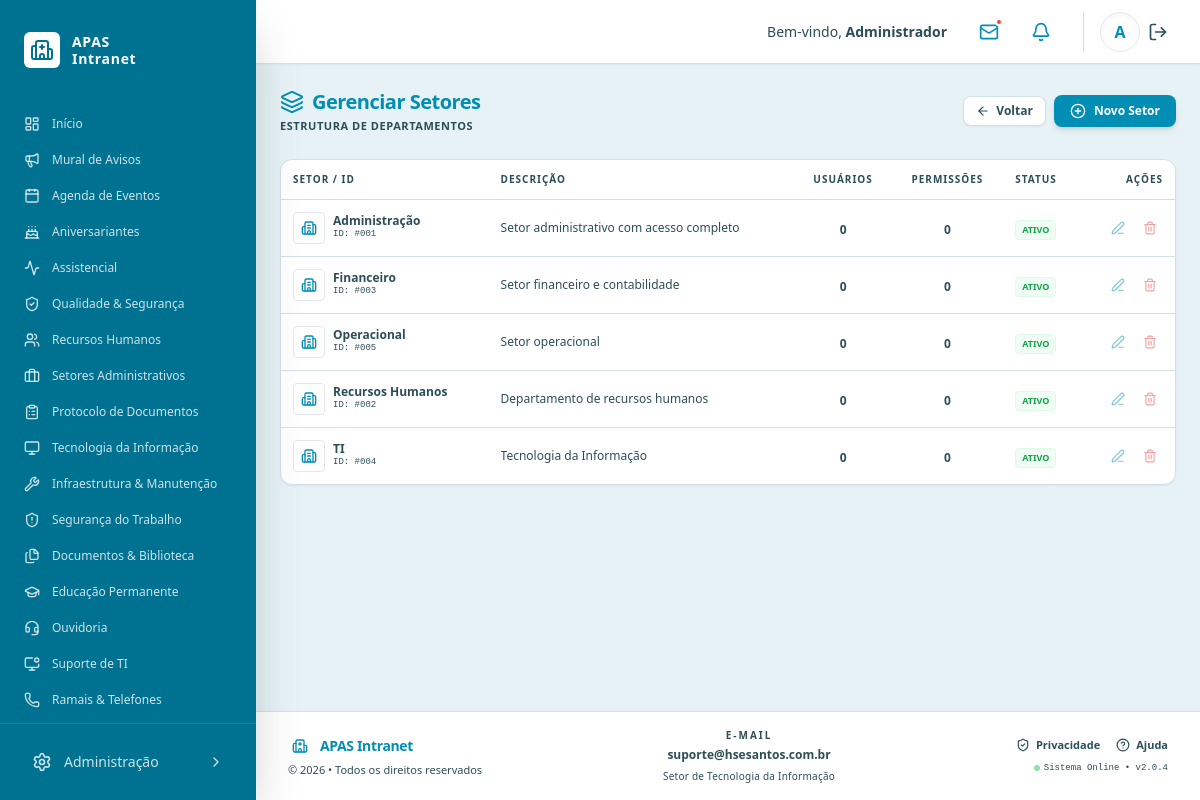
The page /admin/setores.php (signed in) on the database its author committed.
### tables this page shows
CREATE TABLE IF NOT EXISTS setores (
    id INT AUTO_INCREMENT PRIMARY KEY,
    nome VARCHAR(100) NOT NULL,
    descricao TEXT,
    ativo TINYINT(1) DEFAULT 1,
    created_at TIMESTAMP DEFAULT CURRENT_TIMESTAMP,
    updated_at TIMESTAMP DEFAULT CURRENT_TIMESTAMP ON UPDATE CURRENT_TIMESTAMP
);

### functions.php (called while the page is built, shortened)
<?php
function isAdmin() {
    return isset($_SESSION['is_admin']) && $_SESSION['is_admin'] == 1;
}
function isRHAdmin() {
    return isAdmin() || (isset($_SESSION['setor_id']) && $_SESSION['setor_id'] == 2);
}
?>

### admin/setores.php (the view, shortened to what this page needs)
<?php
require_once '../config.php';
require_once '../functions.php';
$setores = $conn->query("
    SELECT s.*,
    (SELECT COUNT(*) FROM usuarios WHERE setor_id = s.id) as total_usuarios,
    (SELECT COUNT(*) FROM permissoes WHERE setor_id = s.id) as total_permissoes
    FROM setores s
    ORDER BY s.nome
");
?>
<!DOCTYPE html>
<html lang="pt-BR">
<head>
    <?php include '../tailwind_setup.php'; ?>
</head>
<body class="bg-background text-text font-sans selection:bg-primary/20">
    <?php include '../header.php'; ?>
    <div class="p-6 w-full max-w-6xl mx-auto flex-grow">
        <div class="flex flex-col md:flex-row justify-between items-start md:items-center mb-6 gap-4">
            <div>
                <h1 class="text-xl font-bold text-primary flex items-center gap-2 tracking-tight">
                    <i data-lucide="layers" class="w-6 h-6"></i>
                    Gerenciar Setores
                </h1>
                <p class="text-text-secondary text-[11px] mt-0.5 uppercase tracking-wider font-semibold">Estrutura de Departamentos</p>
            </div>
            <div class="flex items-center gap-2">
                <a href="index.php" class="px-3 py-1.5 bg-white border border-border text-text-secondary hover:text-text rounded-lg text-xs font-bold transition-all flex items-center gap-1.5 shadow-sm">
                    <i data-lucide="arrow-left" class="w-3.5 h-3.5"></i>
                    Voltar
                </a>
                <button onclick="abrirModal('criar')" class="bg-primary hover:bg-primary-hover text-white px-4 py-2 rounded-lg text-xs font-bold shadow-md transition-all flex items-center gap-2 active:scale-95">
                    <i data-lucide="plus-circle" class="w-4 h-4"></i>
                    Novo Setor
                </button>
            </div>
        </div>
        <div class="bg-white rounded-xl shadow-sm border border-border overflow-hidden">
            <div class="overflow-x-auto">
                <table class="w-full text-left border-collapse">
                    <thead>
                        <tr class="bg-background/50 border-b border-border">
                            <th class="p-3 text-[10px] font-black text-text-secondary uppercase tracking-widest">Setor / ID</th>
                            <th class="p-3 text-[10px] font-black text-text-secondary uppercase tracking-widest">Descrição</th>
                            <th class="p-3 text-[10px] font-black text-text-secondary uppercase tracking-widest text-center">Usuários</th>
                            <th class="p-3 text-[10px] font-black text-text-secondary uppercase tracking-widest text-center">Permissões</th>
                            <th class="p-3 text-[10px] font-black text-text-secondary uppercase tracking-widest">Status</th>
                            <th class="p-3 text-[10px] font-black text-text-secondary uppercase tracking-widest text-right">Ações</th>
                        </tr>
                    </thead>
                    <tbody class="divide-y divide-border">
                        <?php while ($setor = $setores->fetch_assoc()): ?>
                        <tr class="hover:bg-background/30 transition-colors group">
                            <td class="p-3">
                                <div class="flex items-center gap-2">
                                    <div class="w-8 h-8 rounded bg-primary/10 flex items-center justify-center text-primary border border-primary/20">
                                        <i data-lucide="building-2" class="w-4 h-4"></i>
                                    </div>
                                    <div>
                                        <p class="text-xs font-bold text-text leading-tight"><?php echo $setor['nome']; ?></p>
                                        <p class="text-[9px] text-text-secondary font-mono">ID: #<?php echo str_pad($setor['id'], 3, '0', STR_PAD_LEFT); ?></p>
                                    </div>
                                </div>
                            </td>
                            <td class="p-3">
                                <p class="text-xs text-text max-w-xs truncate" title="<?php echo $setor['descricao']; ?>">
                                    <?php echo $setor['descricao'] ? $setor['descricao'] : '<span class="text-text-secondary italic">Sem descrição</span>'; ?>
                                </p>
                            </td>
                            <td class="p-3 text-center">
                                <span class="text-xs font-bold text-text"><?php echo $setor['total_usuarios']; ?></span>
                            </td>
                            <td class="p-3 text-center">
                                <span class="text-xs font-bold text-text"><?php echo $setor['total_permissoes']; ?></span>
                            </td>
                            <td class="p-3">
                                <?php if ($setor['ativo']): ?>
                                    <span class="inline-flex items-center px-1.5 py-0.5 rounded text-[9px] font-black uppercase bg-green-50 text-green-600 border border-green-100">
                                        Ativo
                                    </span>
                                <?php else: ?>
                                    <span class="inline-flex items-center px-1.5 py-0.5 rounded text-[9px] font-black uppercase bg-red-50 text-red-600 border border-red-100">
                                        Inativo
                                    </span>
                                <?php endif; ?>
                            </td>
                            <td class="p-3 text-right">
                                <div class="flex justify-end gap-1.5 opacity-50 group-hover:opacity-100 transition-opacity">
                                    <button onclick='editarSetor(<?php echo json_encode($setor); ?>)' class="p-1.5 text-primary hover:bg-primary/10 rounded transition-all" title="Editar">
                                        <i data-lucide="edit-3" class="w-3.5 h-3.5"></i>
                                    </button>
                                    <button onclick="excluirSetor(<?php echo $setor['id']; ?>, '<?php echo $setor['nome']; ?>')" class="p-1.5 text-red-500 hover:bg-red-50 rounded transition-all" title="Excluir">
                                        <i data-lucide="trash-2" class="w-3.5 h-3.5"></i>
                                    </button>
                                </div>
                            </td>
                        </tr>
                        <?php endwhile; ?>
                    </tbody>
                </table>
            </div>
        </div>
    </div>
    <?php include '../footer.php'; ?>
    </div>
</body>
</html>

### tailwind_setup.php (shortened to what this page needs)
<script src="https://cdn.tailwindcss.com?plugins=typography,aspect-ratio"></script>

### sidebar.php
<?php
$in_admin = strpos($_SERVER['PHP_SELF'], '/admin/') !== false;
$root_path = $in_admin ? '../' : '';
$current_page = basename($_SERVER['PHP_SELF']);
?>
<aside class="fixed top-0 left-0 h-screen w-64 bg-sidebar text-white z-50 flex flex-col shadow-2xl transition-all duration-300 overflow-hidden">
    <div class="p-6 pt-8 mb-4 flex-shrink-0">
        <a href="<?php echo $root_path; ?>dashboard.php" class="flex items-center gap-3">
            <div class="bg-white rounded-md p-1.5 flex items-center justify-center">
                <i data-lucide="hospital" class="w-6 h-6 text-sidebar"></i>
            </div>
            <div class="flex flex-col">
                <span class="text-sm font-bold tracking-wider leading-tight">APAS <br>Intranet</span>
            </div>
        </a>
    </div>
    <nav class="flex-grow px-2 space-y-1 overflow-y-auto no-scrollbar min-h-0">
        <?php
        $menu_items = [
            ['icon' => 'layout-dashboard', 'label' => 'Início', 'link' => $root_path . 'dashboard.php'],
            ['icon' => 'megaphone', 'label' => 'Mural de Avisos', 'link' => $root_path . 'mural.php'],
            ['icon' => 'calendar', 'label' => 'Agenda de Eventos', 'link' => $root_path . 'agenda.php'],
            ['icon' => 'cake', 'label' => 'Aniversariantes', 'link' => $root_path . 'aniversariantes.php'],
            ['icon' => 'activity', 'label' => 'Assistencial', 'link' => '#'],
            ['icon' => 'shield-check', 'label' => 'Qualidade & Segurança', 'link' => '#'],
            ['icon' => 'users', 'label' => 'Recursos Humanos', 'link' => $root_path . 'rh.php'],
            ['icon' => 'briefcase', 'label' => 'Setores Administrativos', 'link' => '#'],
            ['icon' => 'clipboard-list', 'label' => 'Protocolo de Documentos', 'link' => '#'],
            ['icon' => 'monitor', 'label' => 'Tecnologia da Informação', 'link' => '#'],
            ['icon' => 'wrench', 'label' => 'Infraestrutura & Manutenção', 'link' => $root_path . 'manutencao.php'],
            ['icon' => 'shield-alert', 'label' => 'Segurança do Trabalho', 'link' => '#'],
            ['icon' => 'files', 'label' => 'Documentos & Biblioteca', 'link' => $root_path . 'biblioteca.php'],
            ['icon' => 'graduation-cap', 'label' => 'Educação Permanente', 'link' => $root_path . 'educacao.php'],
            ['icon' => 'headset', 'label' => 'Ouvidoria', 'link' => '#'],
            ['icon' => 'monitor-dot', 'label' => 'Suporte de TI', 'link' => $root_path . 'suporte.php'],
            ['icon' => 'phone', 'label' => 'Ramais & Telefones', 'link' => $root_path . 'telefones.php'],
        ];
        foreach ($menu_items as $item) {
            $is_active = ($current_page == basename($item['link']));
            $active_class = $is_active
                ? 'bg-white/20 text-white font-semibold'
                : 'text-white/80 hover:bg-white/10 hover:text-white';
            echo "<a href=\"{$item['link']}\" class=\"flex items-center gap-3 px-4 py-2 rounded-md text-xs transition-all {$active_class}\">
                    <i data-lucide=\"{$item['icon']}\" class=\"w-4 h-4\"></i>
                    <span>{$item['label']}</span>
                  </a>";
        }
        ?>
    </nav>
    <?php if (isRHAdmin() || isEduAdmin()): ?>
    <div class="p-4 border-t border-white/10 mt-auto flex-shrink-0">
        <a href="<?php echo $in_admin ? 'index.php' : 'admin/index.php'; ?>"
           class="flex items-center justify-between gap-3 px-4 py-3 rounded-md text-sm text-white/80 hover:bg-white/10 hover:text-white transition-all">
            <div class="flex items-center gap-3">
                <i data-lucide="settings" class="w-5 h-5"></i>
                <span>Administração</span>
            </div>
            <i data-lucide="chevron-right" class="w-4 h-4"></i>
        </a>
    </div>
    <?php endif; ?>
</aside>

### header.php
<?php
$in_admin = strpos($_SERVER['PHP_SELF'], '/admin/') !== false;
$root_path = $in_admin ? '../' : '';
?>
<?php include $root_path . 'sidebar.php'; ?>
<header class="fixed top-0 left-64 right-0 bg-white border-b border-border shadow-sm z-40 h-16">
    <div class="flex items-center justify-end h-full px-8 gap-6">
        <div class="text-sm text-text-secondary hidden md:block">
            Bem-vindo, <span class="font-semibold text-text"><?php echo $_SESSION['usuario_nome']; ?></span>
        </div>
        <div class="flex items-center gap-4">
            <button class="relative p-2 text-text-secondary hover:text-primary transition-colors">
                <i data-lucide="mail" class="w-5 h-5 text-primary"></i>
                <span class="absolute top-1 right-1 w-2 h-2 bg-red-500 rounded-full border-2 border-white"></span>
            </button>
            <button class="relative p-2 text-text-secondary hover:text-primary transition-colors">
                <i data-lucide="bell" class="w-5 h-5 text-primary"></i>
            </button>
            <div class="flex items-center gap-2 ml-2 pl-4 border-l border-border">
                <div class="w-10 h-10 rounded-full bg-primary/10 flex items-center justify-center border border-primary/30 overflow-hidden shadow-inner font-bold text-primary">
                    <?php echo substr($_SESSION['usuario_nome'], 0, 1); ?>
                </div>
                <a href="<?php echo $root_path; ?>logout.php" class="text-text-secondary hover:text-red-500 transition-colors" title="Sair">
                    <i data-lucide="log-out" class="w-5 h-5"></i>
                </a>
            </div>
        </div>
    </div>
</header>
<div class="min-h-screen flex flex-col pl-64 pt-16 bg-background">

### footer.php
<footer class="bg-white border-t border-border mt-auto py-4">
    <div class="max-w-7xl mx-auto px-8">
        <div class="flex flex-col md:flex-row justify-between items-center gap-4">
            <div class="flex flex-col items-center md:items-start">
                <div class="flex items-center gap-2 mb-1">
                    <div class="w-6 h-6 bg-primary/10 rounded flex items-center justify-center text-primary">
                        <i data-lucide="hospital" class="w-4 h-4"></i>
                    </div>
                    <span class="text-sm font-black text-primary tracking-tight">APAS Intranet</span>
                </div>
                <p class="text-[11px] text-text-secondary font-medium">&copy; <?php echo date('Y'); ?> &bull; Todos os direitos reservados</p>
            </div>
            <div class="flex flex-col items-center">
                <div class="flex items-center gap-4 mb-1.5">
                    <div class="flex flex-col items-center">
                        <span class="text-[10px] font-black text-text-secondary uppercase tracking-[0.2em] mb-1">E-mail</span>
                        <span class="text-xs font-bold text-text">suporte@hsesantos.com.br</span>
                    </div>
                </div>
                <p class="text-[10px] text-text-secondary font-medium tracking-wide">Setor de Tecnologia da Informação</p>
            </div>
            <div class="flex flex-col items-center md:items-end gap-2">
                <div class="flex gap-4">
                    <a href="#" class="text-[11px] font-bold text-text-secondary hover:text-primary transition-colors flex items-center gap-1.5">
                        <i data-lucide="shield-check" class="w-3.5 h-3.5"></i>
                        Privacidade
                    </a>
                    <a href="#" class="text-[11px] font-bold text-text-secondary hover:text-primary transition-colors flex items-center gap-1.5">
                        <i data-lucide="help-circle" class="w-3.5 h-3.5"></i>
                        Ajuda
                    </a>
                </div>
                <div class="flex items-center gap-1 text-[9px] font-mono text-text-secondary/50">
                    <span class="w-1.5 h-1.5 rounded-full bg-green-500/50"></span>
                    Sistema Online &bull; v2.0.4
                </div>
            </div>
        </div>
    </div>
</footer>

### tailwind_setup.php (style rules this page uses)
:root { --color-primary: #13ec6a; --color-primary-hover: #0eb857; --color-background: #102217; --color-surface: #162b20; --color-surface-hover: #1c3628; --color-border: #234832; --color-text-primary: #f6f8f7; --color-text-secondary: #9ca3af; --color-text-inverted: #000000; }
[data-theme="hospital"] { --color-primary: #008eb4; --color-primary-hover: #007a9b; --color-sidebar: #007291; --color-background: #e6f2f5; --color-surface: #ffffff; --color-surface-hover: #f8fafc; --color-border: #d1e2e6; --color-text-primary: #2c4e58; --color-text-secondary: #5e808a; --color-text-inverted: #ffffff; --color-card-blue: #cbdfe8; --color-card-mint: #d9ede6; --color-card-orange: #f8ebd5; --color-card-cyan: #d6f2f7; }
body { background-color: var(--color-background); color: var(--color-text-primary); transition: background-color 0.3s ease, color 0.3s ease, border-color 0.3s ease; }
a { color: var(--color-primary); transition: color 0.2s; }
.no-scrollbar { -ms-overflow-style: none; scrollbar-width: none; }

### rows shown on the page
setores: nome "Administração", id "001", descricao "Setor administrativo com acesso completo", total_usuarios "0", total_permissoes "0", ativo "ATIVO"
setores: nome "Financeiro", id "003", descricao "Setor financeiro e contabilidade", total_usuarios "0", total_permissoes "0", ativo "ATIVO"
setores: nome "Operacional", id "005", descricao "Setor operacional", total_usuarios "0", total_permissoes "0", ativo "ATIVO"
setores: nome "Recursos Humanos", id "002", descricao "Departamento de recursos humanos", total_usuarios "0", total_permissoes "0", ativo "ATIVO"
setores: nome "TI", id "004", descricao "Tecnologia da Informação", total_usuarios "0", total_permissoes "0", ativo "ATIVO"

### other values the page prints
$item['label'] "Início"
$item['label'] "Mural de Avisos"
$item['label'] "Agenda de Eventos"
$item['label'] "Aniversariantes"
$item['label'] "Assistencial"
$item['label'] "Qualidade & Segurança"
$item['label'] "Recursos Humanos"
$item['label'] "Setores Administrativos"
$item['label'] "Protocolo de Documentos"
$item['label'] "Tecnologia da Informação"
$item['label'] "Infraestrutura & Manutenção"
$item['label'] "Segurança do Trabalho"
$item['label'] "Documentos & Biblioteca"
$item['label'] "Educação Permanente"
$item['label'] "Ouvidoria"
